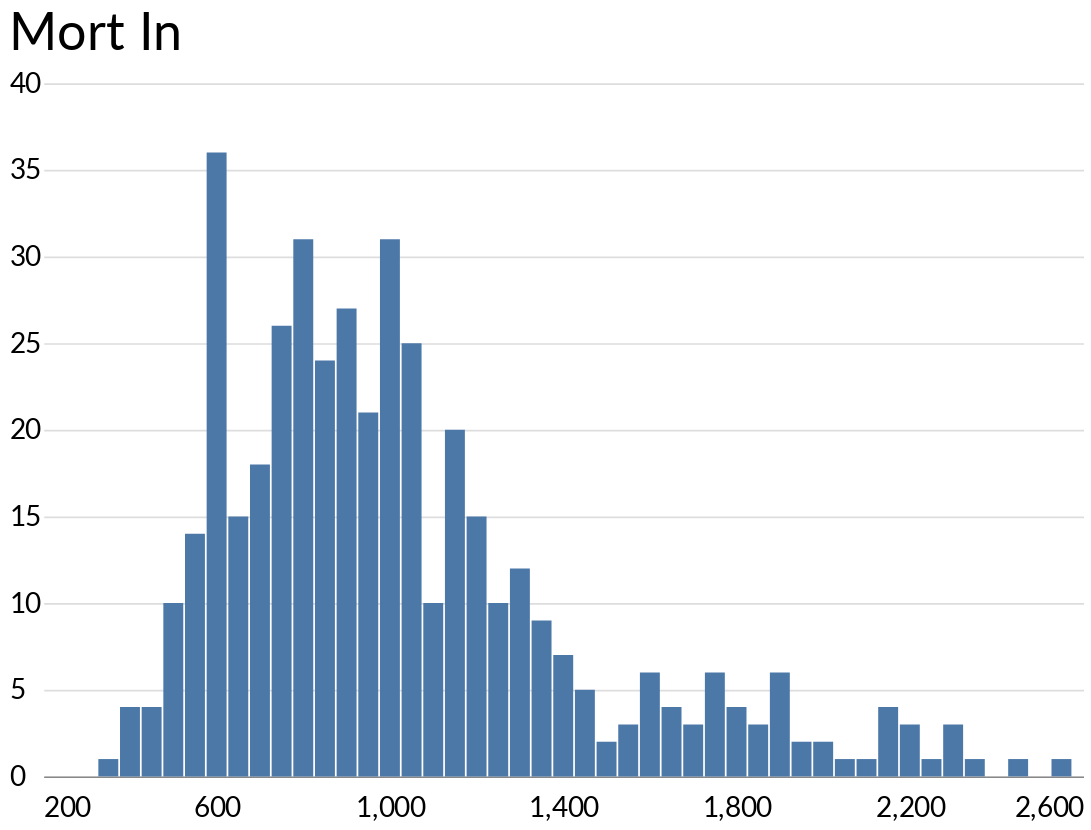

The notebook cell this image was saved under:
### Code cell
alt.Chart(mort_in_df, title='Mort In').mark_bar(size=11.5).encode(x='Bin', y='Count')

### Figure 1 — Vega-Lite specification as saved in the notebook (floating-point values rounded to 4 significant figures)
{"width": 600, "height": 400, "background": "white", "config": {"title": {"fontWeight": "normal", "fontSize": 30, "anchor": "start", "font": "Lato, Calibri, Arial", "offset": 5}, "axisX": {"grid": false, "labelFont": "Lato, Calibri, Arial", "labelFontSize": 16, "labelAngle": 0, "labelPadding": 10, "ticks": false, "tickSize": 5, "title": null, "titleFont": "Lato, Calibri, Arial", "titleFontSize": 16, "titleFontWeight": "normal", "titleY": 30, "titleX": 280}, "axisY": {"grid": true, "gridOpacity": 1, "labelFont": "Lato, Calibri, Arial", "labelFontSize": 16, "labelLimit": 100, "labelAlign": "left", "labelPadding": 20, "ticks": false, "title": null, "titleFont": "Lato, Calibri, Arial", "titleFontWeight": "normal", "titleFontSize": 16, "titleAlign": "left", "titleAngle": 0, "titleY": -20, "titleX": -20, "domainWidth": 0}, "view": {"strokeOpacity": 0}}, "data": {"name": "data-b171f1813f59e1428ccbe7e232be5cf2"}, "mark": {"type": "bar", "size": 11.5}, "encoding": {"x": {"type": "quantitative", "field": "Bin"}, "y": {"type": "quantitative", "field": "Count"}}, "title": "Mort In", "$schema": "https://vega.github.io/schema/vega-lite/v4.0.0.json", "datasets": {"data-b171f1813f59e1428ccbe7e232be5cf2": [{"Bin": 1900, "Count": 6}, {"Bin": 1450, "Count": 5}, {"Bin": 1850, "Count": 3}, {"Bin": 1950, "Count": 2}, {"Bin": 2000, "Count": 2}, {"Bin": 1300, "Count": 12}, {"Bin": 1600, "Count": 6}, {"Bin": 1050, "Count": 25}, {"Bin": 900, "Count": 27}, {"Bin": 2200, "Count": 3}, {"Bin": 1350, "Count": 9}, {"Bin": 800, "Count": 31}, {"Bin": 1150, "Count": 20}, {"Bin": 1200, "Count": 15}, {"Bin": 1250, "Count": 10}, {"Bin": 2550, "Count": 1}, {"Bin": 950, "Count": 21}, {"Bin": 1800, "Count": 4}, {"Bin": 1100, "Count": 10}, {"Bin": 2350, "Count": 1}, {"Bin": 2150, "Count": 4}, {"Bin": 1000, "Count": 31}, {"Bin": 1500, "Count": 2}, {"Bin": 2050, "Count": 1}, {"Bin": 1650, "Count": 4}, {"Bin": 1700, "Count": 3}, {"Bin": 1750, "Count": 6}, {"Bin": 1550, "Count": 3}, {"Bin": 2250, "Count": 1}, {"Bin": 850, "Count": 24}, {"Bin": 1400, "Count": 7}, {"Bin": 2100, "Count": 1}, {"Bin": 600, "Count": 36}, {"Bin": 2300, "Count": 3}, {"Bin": 700, "Count": 18}, {"Bin": 750, "Count": 26}, {"Bin": 650, "Count": 15}, {"Bin": 500, "Count": 10}, {"Bin": 550, "Count": 14}, {"Bin": 400, "Count": 4}, {"Bin": 350, "Count": 1}, {"Bin": 450, "Count": 4}, {"Bin": 2450, "Count": 1}]}}
